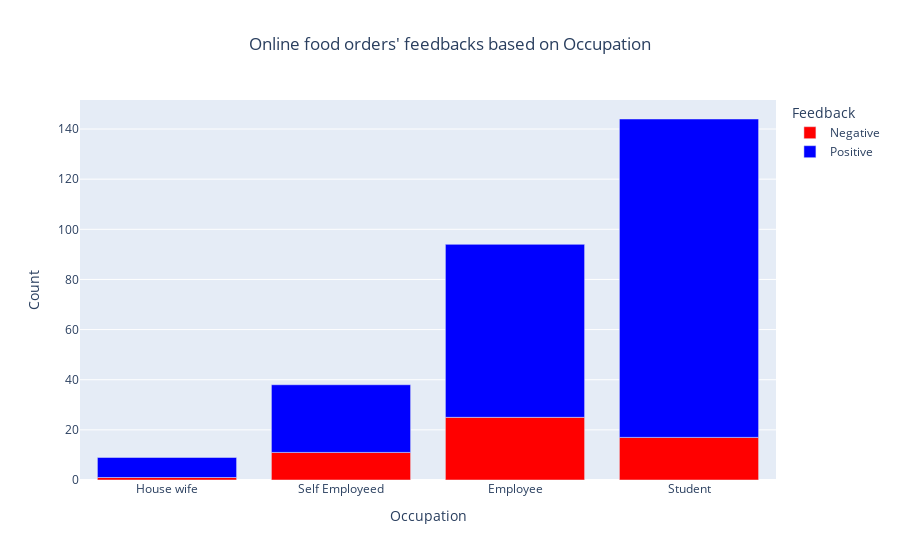

Notebook source saved alongside this figure:
### Markdown cell above
**Occupation** (Categorical Predictor)

### Code cell
custom_order = ['House wife', 'Self Employeed', 'Employee', 'Student']
fig = px.bar(df.groupby(['Occupation', 'Feedback'])['Feedback'].count().unstack(), 
             color_discrete_sequence=['red', 'blue'],   
             title="Online food orders' feedbacks based on Occupation",
             category_orders={'Occupation': custom_order})  # Specify custom order
fig.update_yaxes(title_text='Count')
fig.update_layout(title_x=0.5)
fig.show()

### Figure 1 — Plotly figure (JSON) as saved in the notebook; plotly's stock layout.template omitted (floating-point values rounded to 4 significant figures)
{"data": [{"alignmentgroup": "True", "hovertemplate": "Feedback=Negative <br>Occupation=%{x}<br>value=%{y}<extra></extra>", "legendgroup": "Negative ", "marker": {"color": "red", "pattern": {"shape": ""}}, "name": "Negative ", "offsetgroup": "Negative ", "orientation": "v", "showlegend": true, "textposition": "auto", "type": "bar", "x": ["Employee", "House wife", "Self Employeed", "Student"], "xaxis": "x", "y": [25, 1, 11, 17], "yaxis": "y"}, {"alignmentgroup": "True", "hovertemplate": "Feedback=Positive<br>Occupation=%{x}<br>value=%{y}<extra></extra>", "legendgroup": "Positive", "marker": {"color": "blue", "pattern": {"shape": ""}}, "name": "Positive", "offsetgroup": "Positive", "orientation": "v", "showlegend": true, "textposition": "auto", "type": "bar", "x": ["Employee", "House wife", "Self Employeed", "Student"], "xaxis": "x", "y": [69, 8, 27, 127], "yaxis": "y"}], "layout": {"barmode": "relative", "legend": {"title": {"text": "Feedback"}, "tracegroupgap": 0}, "title": {"text": "Online food orders' feedbacks based on Occupation", "x": 0.5}, "xaxis": {"anchor": "y", "categoryarray": ["House wife", "Self Employeed", "Employee", "Student"], "categoryorder": "array", "domain": [0, 1], "title": {"text": "Occupation"}}, "yaxis": {"anchor": "x", "domain": [0, 1], "title": {"text": "Count"}}}}
